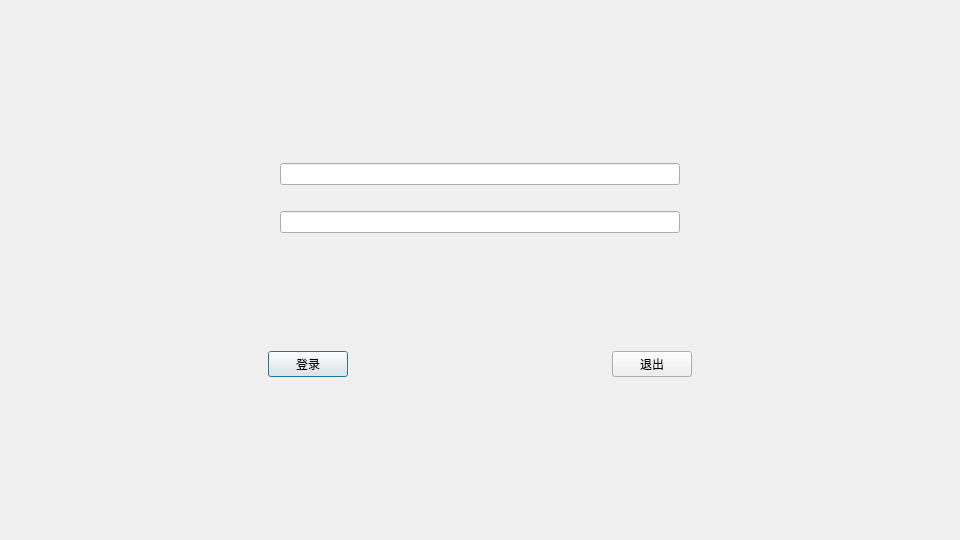
<?xml version="1.0" encoding="UTF-8"?>
<ui version="4.0">
 <class>LoginDialog</class>
 <widget class="QDialog" name="LoginDialog">
  <property name="geometry">
   <rect>
    <x>0</x>
    <y>0</y>
    <width>960</width>
    <height>540</height>
   </rect>
  </property>
  <property name="minimumSize">
   <size>
    <width>0</width>
    <height>0</height>
   </size>
  </property>
  <property name="windowTitle">
   <string>Dialog</string>
  </property>
  <layout class="QVBoxLayout" name="verticalLayout_2">
   <item>
    <spacer name="verticalSpacer_3">
     <property name="orientation">
      <enum>Qt::Vertical</enum>
     </property>
     <property name="sizeType">
      <enum>QSizePolicy::Fixed</enum>
     </property>
     <property name="sizeHint" stdset="0">
      <size>
       <width>20</width>
       <height>40</height>
      </size>
     </property>
    </spacer>
   </item>
   <item>
    <layout class="QVBoxLayout" name="verticalLayout">
     <item>
      <layout class="QHBoxLayout" name="horizontalLayout_3">
       <item>
        <spacer name="horizontalSpacer_4">
         <property name="orientation">
          <enum>Qt::Horizontal</enum>
         </property>
         <property name="sizeHint" stdset="0">
          <size>
           <width>40</width>
           <height>20</height>
          </size>
         </property>
        </spacer>
       </item>
       <item>
        <widget class="QLineEdit" name="lineEditUsername">
         <property name="minimumSize">
          <size>
           <width>400</width>
           <height>0</height>
          </size>
         </property>
         <property name="placeholderText">
          <string/>
         </property>
        </widget>
       </item>
       <item>
        <spacer name="horizontalSpacer_5">
         <property name="orientation">
          <enum>Qt::Horizontal</enum>
         </property>
         <property name="sizeHint" stdset="0">
          <size>
           <width>40</width>
           <height>20</height>
          </size>
         </property>
        </spacer>
       </item>
      </layout>
     </item>
     <item>
      <spacer name="verticalSpacer">
       <property name="orientation">
        <enum>Qt::Vertical</enum>
       </property>
       <property name="sizeType">
        <enum>QSizePolicy::Fixed</enum>
       </property>
       <property name="sizeHint" stdset="0">
        <size>
         <width>20</width>
         <height>20</height>
        </size>
       </property>
      </spacer>
     </item>
     <item>
      <layout class="QHBoxLayout" name="horizontalLayout_2">
       <item>
        <spacer name="horizontalSpacer_6">
         <property name="orientation">
          <enum>Qt::Horizontal</enum>
         </property>
         <property name="sizeHint" stdset="0">
          <size>
           <width>40</width>
           <height>20</height>
          </size>
         </property>
        </spacer>
       </item>
       <item>
        <widget class="QLineEdit" name="lineEditPassword">
         <property name="minimumSize">
          <size>
           <width>400</width>
           <height>0</height>
          </size>
         </property>
         <property name="echoMode">
          <enum>QLineEdit::Password</enum>
         </property>
         <property name="placeholderText">
          <string/>
         </property>
        </widget>
       </item>
       <item>
        <spacer name="horizontalSpacer_7">
         <property name="orientation">
          <enum>Qt::Horizontal</enum>
         </property>
         <property name="sizeHint" stdset="0">
          <size>
           <width>40</width>
           <height>20</height>
          </size>
         </property>
        </spacer>
       </item>
      </layout>
     </item>
    </layout>
   </item>
   <item>
    <layout class="QHBoxLayout" name="horizontalLayout">
     <item>
      <spacer name="horizontalSpacer">
       <property name="orientation">
        <enum>Qt::Horizontal</enum>
       </property>
       <property name="sizeHint" stdset="0">
        <size>
         <width>40</width>
         <height>20</height>
        </size>
       </property>
      </spacer>
     </item>
     <item>
      <widget class="QPushButton" name="btnLogin">
       <property name="text">
        <string>登录</string>
       </property>
      </widget>
     </item>
     <item>
      <spacer name="horizontalSpacer_3">
       <property name="orientation">
        <enum>Qt::Horizontal</enum>
       </property>
       <property name="sizeHint" stdset="0">
        <size>
         <width>40</width>
         <height>20</height>
        </size>
       </property>
      </spacer>
     </item>
     <item>
      <widget class="QPushButton" name="btnExit">
       <property name="text">
        <string>退出</string>
       </property>
      </widget>
     </item>
     <item>
      <spacer name="horizontalSpacer_2">
       <property name="orientation">
        <enum>Qt::Horizontal</enum>
       </property>
       <property name="sizeHint" stdset="0">
        <size>
         <width>40</width>
         <height>20</height>
        </size>
       </property>
      </spacer>
     </item>
    </layout>
   </item>
   <item>
    <spacer name="verticalSpacer_2">
     <property name="orientation">
      <enum>Qt::Vertical</enum>
     </property>
     <property name="sizeType">
      <enum>QSizePolicy::Fixed</enum>
     </property>
     <property name="sizeHint" stdset="0">
      <size>
       <width>20</width>
       <height>40</height>
      </size>
     </property>
    </spacer>
   </item>
  </layout>
 </widget>
 <resources/>
 <connections/>
</ui>
